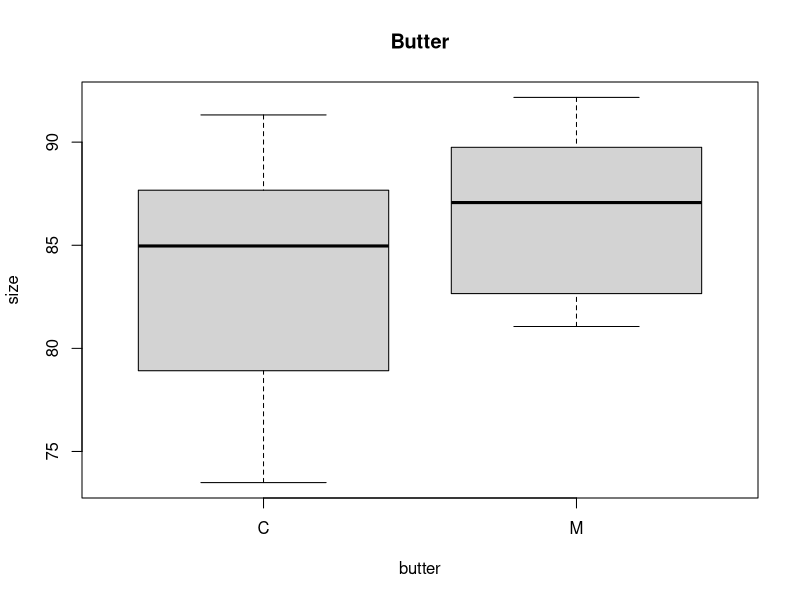
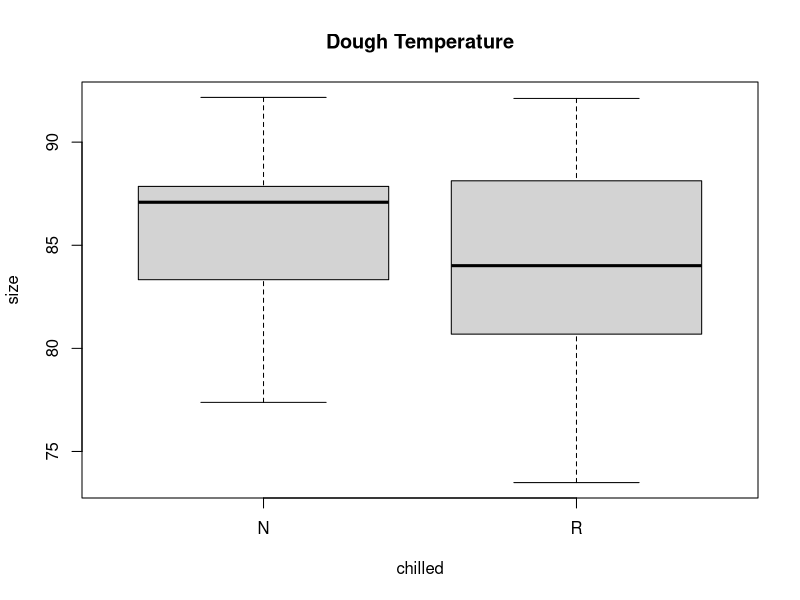
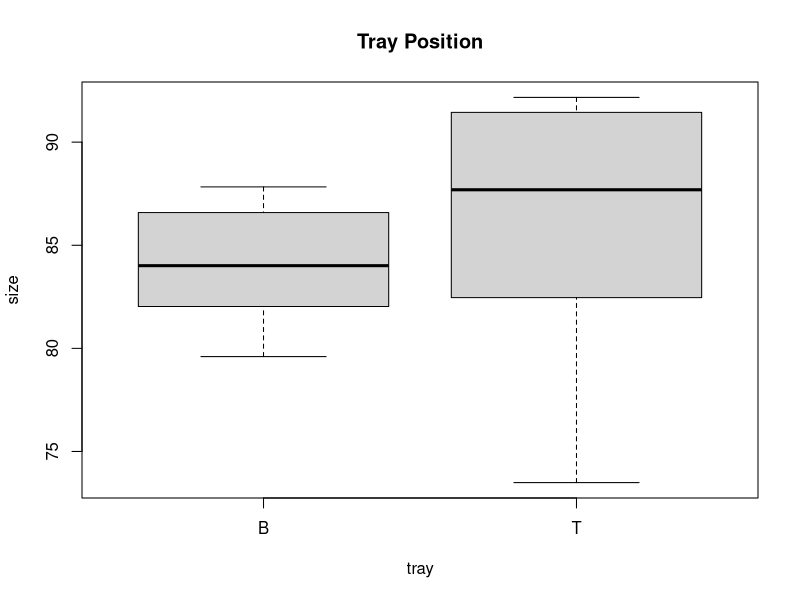
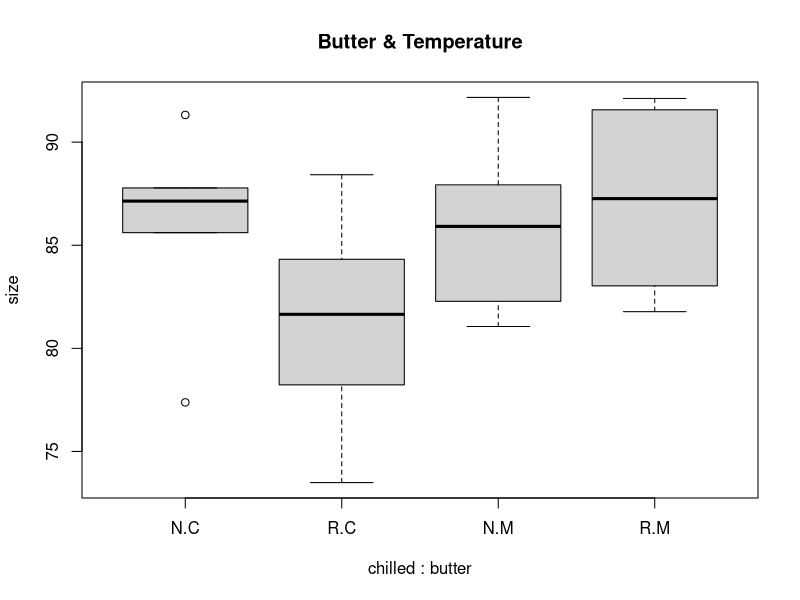
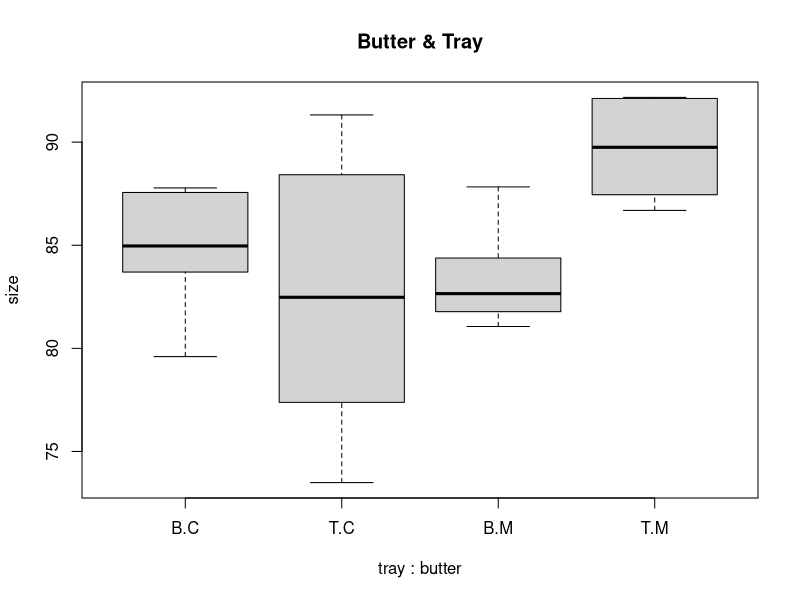
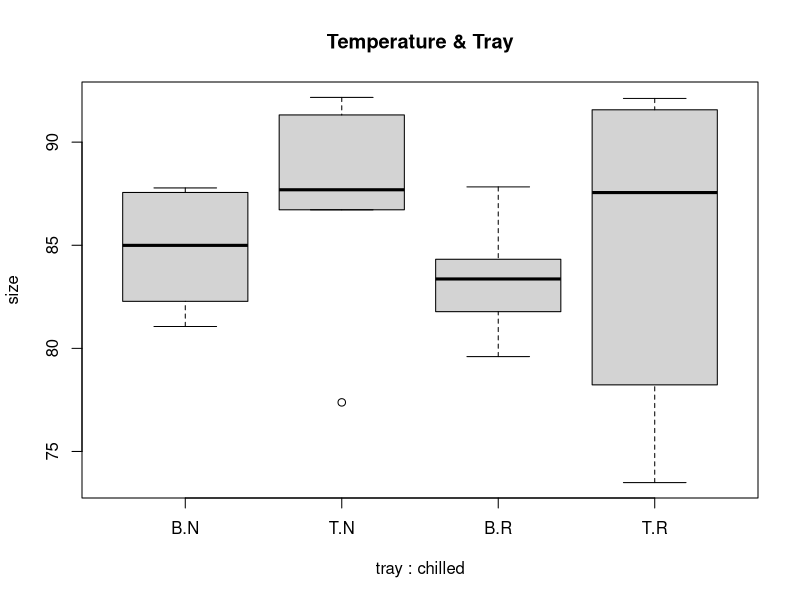
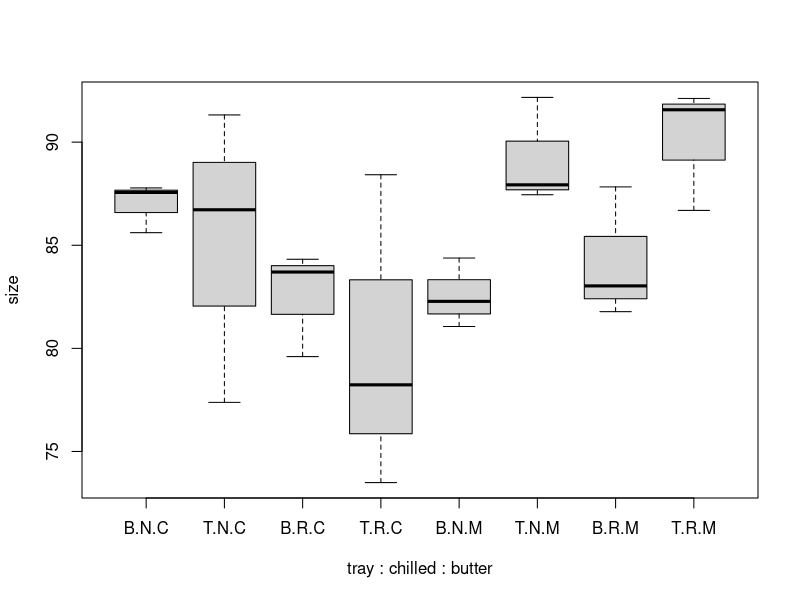

These charts were generated, in order, by the following R code: (Note: this script raises an error after producing the figures.)
###############################################################################
#### Setup
###############################################################################
## Install and load libraries
# ipak function taken from: https://gist.github.com/stevenworthington/3178163
ipak = function(pkg) {
  new.pkg = pkg[!(pkg %in% installed.packages()[, "Package"])]
  if (length(new.pkg))
    install.packages(new.pkg, dependencies = TRUE)
  sapply(pkg, require, character.only = TRUE)
}
packages = c("ggplot2","ggplotify", "reshape2", "gridExtra", "TSA", "astsa",
             "orcutt", "nlme", "fGarch", "vars", "lsmeans", "multcompView",
             "base2grob", "lme4", "lmerTest")
ipak(packages)

###############################################################################
#### Randomly assign 3 of each pair of treatments to spots on the tray
###############################################################################
options = c(rep("MR",3),rep("MN",3),rep("CR",3),rep("CN",3))
tray1 = sample(options)
tray2 = sample(options)
tray1
tray2

###############################################################################
## Read in Data
###############################################################################
cookies=read.table("cookies.txt",header=TRUE)

###############################################################################
## Plot Data in Boxplots
###############################################################################
plotWidth=512;
plotHeight=512;

######################
## Individual Plots
######################

png("./figures/boxplots/boxplot-1-butter.png", width = plotWidth, height = plotHeight)
  boxplot(size ~ butter, data=cookies, main = "Butter")
dev.off()

png("./figures/boxplots/boxplot-1-chilled.png", width = plotWidth, height = plotHeight)
  boxplot(size ~ chilled, data=cookies, main = "Dough Temperature")
dev.off()
  
png("./figures/boxplots/boxplot-1-tray.png", width = plotWidth, height = plotHeight)
  boxplot(size ~ tray, data=cookies, main = "Tray Position")
dev.off()

######################
## Pair Plots
######################
png("./figures/boxplots/boxplot-2-butter-chilled.png", width = plotWidth, height = plotHeight)
  boxplot(size ~ chilled + butter, data=cookies, main = "Butter & Temperature")
dev.off()
  
png("./figures/boxplots/boxplot-2-butter-tray.png", width = plotWidth, height = plotHeight)
  boxplot(size ~ tray + butter, data=cookies, main = "Butter & Tray")
dev.off()
  
png("./figures/boxplots/boxplot-2-chilled-tray.png", width = plotWidth, height = plotHeight)
  boxplot(size ~ tray + chilled, data=cookies, main = "Temperature & Tray")
dev.off()

######################
## Full Plot
######################
png("./figures/boxplot-full.png", width = 2*plotWidth, height = 2*plotHeight)
  boxplot(size ~ tray + chilled + butter, data=cookies)
dev.off()

######################
## Compile Plots
######################
singleBoxplots = lapply(sprintf("./figures/boxplots/boxplot-1-%s.png", c("butter","chilled","tray")), png::readPNG)
singleBoxGrid = lapply(singleBoxplots, grid::rasterGrob)

doubleBoxPlots = lapply(sprintf("./figures/boxplots/boxplot-2-%s.png", c("butter-chilled","butter-tray","chilled-tray")), png::readPNG)
doubleBoxGrid = lapply(doubleBoxPlots, grid::rasterGrob)

png("./figures/boxplot-individuals.png", width = 3*plotWidth, height = plotHeight)
  gridExtra::grid.arrange(ncol=3, grobs=singleBoxGrid)
dev.off()

png("./figures/boxplot-pairs.png", width = 3*plotWidth, height = plotHeight)
  gridExtra::grid.arrange(ncol=3, grobs=doubleBoxGrid)
dev.off()

###############################################################################
## Create Model
###############################################################################
cookieFullModel = aov(size ~ tray + chilled + butter + tray:chilled + tray:butter + chilled:butter, data=cookies)
anova(cookieFullModel)

cookieMainModel = aov(size ~ tray + chilled + butter, data=cookies)
anova(cookieMainModel)

#######################
# Check Normality 
#######################
png("./figures/normality-residuals.png", width = 3*plotWidth, height = plotHeight)
  plot(cookieFullModel,1)
dev.off()

png("./figures/normality-qq.png", width = 3*plotWidth, height = plotHeight)
  plot(cookieFullModel,2)
dev.off()

#######################
# Examine Interactions 
#######################
png("./figures/interaction-tray-butter.png", width = 3*plotWidth, height = plotHeight)
  interaction.plot(x.factor = cookies$tray, trace.factor = cookies$butter,
                   response = cookies$size, type ="b",col = 2:3,
                   xlab ="Tray", ylab ="Size", trace.label ="Butter")
dev.off()

png("./figures/interaction-chilled-butter.png", width = 3*plotWidth, height = plotHeight)
  interaction.plot(x.factor = cookies$chilled, trace.factor = cookies$butter,
                   response = cookies$size, type ="b",col = 2:3,
                   xlab ="Chilled", ylab ="Size", trace.label ="Butter")
dev.off()
  